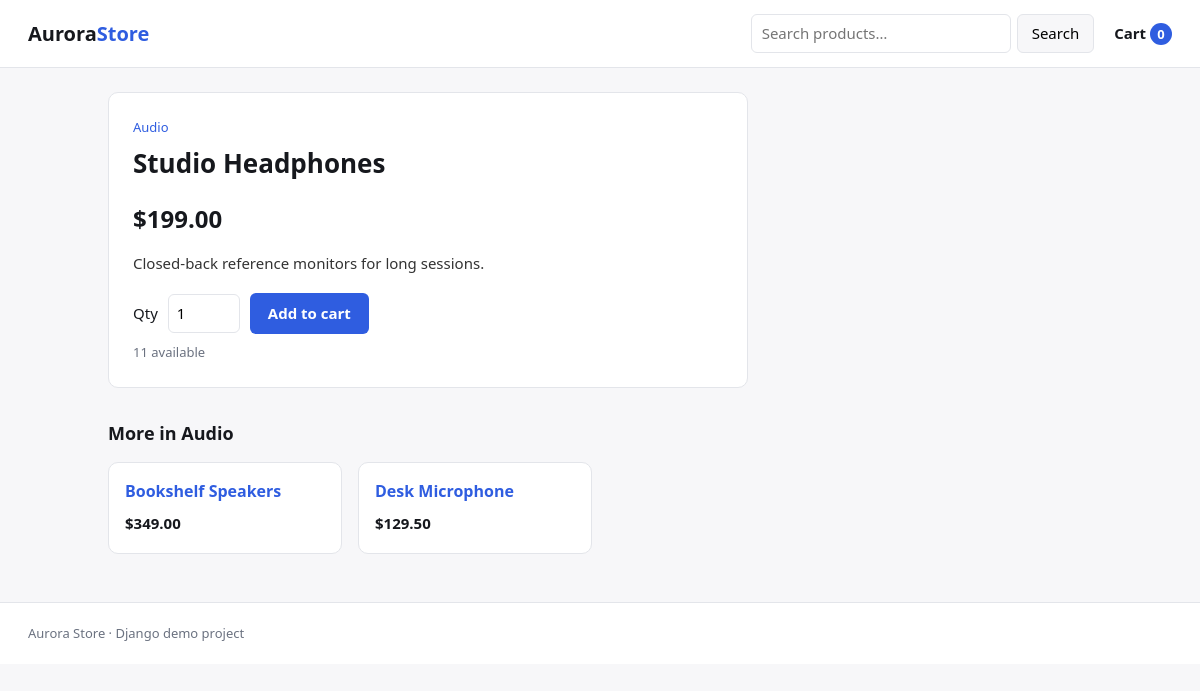
/product/studio-headphones/, run on the app's committed database.
### catalog/models.py (models this page shows, shortened)
class Product(models.Model):
    category = models.ForeignKey(
        Category, related_name="products", on_delete=models.PROTECT
    )
    name = models.CharField(max_length=200)
    slug = models.SlugField(max_length=200, unique=True)
    description = models.TextField(blank=True)
    price = models.DecimalField(max_digits=10, decimal_places=2)
    stock = models.PositiveIntegerField(default=0)
    is_active = models.BooleanField(default=True)
    created_at = models.DateTimeField(auto_now_add=True)
    updated_at = models.DateTimeField(auto_now=True)
    objects = ProductQuerySet.as_manager()
    class Meta:
        ordering = ["name"]
        indexes = [
            models.Index(fields=["is_active", "stock"]),
            models.Index(fields=["category", "name"]),
        ]
        constraints = [
            models.CheckConstraint(
                condition=models.Q(price__gte=Decimal("0.00")),
                name="product_price_non_negative",
            )
        ]
    @property
    def in_stock(self):
        return self.is_active and self.stock > 0
    def get_absolute_url(self):
        return reverse("catalog:product_detail", args=[self.slug])

class Category(models.Model):
    name = models.CharField(max_length=100, unique=True)
    slug = models.SlugField(max_length=100, unique=True)
    class Meta:
        ordering = ["name"]
        verbose_name_plural = "categories"
    def get_absolute_url(self):
        return reverse("catalog:product_list_by_category", args=[self.slug])

### catalog/views.py (the view)
# urls.py: path("product/<slug:slug>/", views.product_detail, name="product_detail"),
def product_detail(request, slug):
    product = get_object_or_404(
        Product.objects.select_related("category"), slug=slug, is_active=True
    )
    related = (
        Product.objects.available()
        .filter(category=product.category)
        .exclude(pk=product.pk)[:3]
    )
    return render(
        request,
        "catalog/product_detail.html",
        {"product": product, "related_products": related},
    )

### cart/cart.py (called while the page is built)
    def __len__(self):
        return sum(item["quantity"] for item in self.cart.values())

### cart/context_processors.py (called while the page is built)
def cart_summary(request):
    cart = Cart(request)
    return {"cart": cart, "cart_item_count": len(cart)}

### catalog/models.py (called while the page is built)
    def available(self):
        return self.filter(is_active=True, stock__gt=0)

### templates/catalog/product_detail.html (shortened to what this page needs)
{% extends "base.html" %}
{% block content %}
<article class="detail">
  <p class="crumb"><a href="{{ product.category.get_absolute_url }}">{{ product.category.name }}</a></p>
  <h1>{{ product.name }}</h1>
  <p class="price big">${{ product.price }}</p>
  <p class="desc">{{ product.description }}</p>
  {% if product.in_stock %}
    <form action="{% url 'cart:cart_add' product.id %}" method="post" class="add-form">
      <label for="id_quantity">Qty</label>
      <input type="number" name="quantity" id="id_quantity" value="1" min="1" max="20">
      <button type="submit" class="btn">Add to cart</button>
    </form>
    <p class="stock">{{ product.stock }} available</p>
  {% else %}
    <p class="out">Out of stock</p>
  {% endif %}
</article>
{% if related_products %}
  <section class="related">
    <h2>More in {{ product.category.name }}</h2>
    <div class="grid">
      {% for p in related_products %}
        <article class="card">
          <h3><a href="{{ p.get_absolute_url }}">{{ p.name }}</a></h3>
          <p class="price">${{ p.price }}</p>
        </article>
      {% endfor %}
    </div>
  </section>
{% endif %}
{% endblock %}

### static/css/site.css (style rules this page uses)
:root { --bg: #f7f7f9; --panel: #ffffff; --ink: #16181d; --muted: #6b7280; --line: #e3e5ea; --accent: #2f5de0; --accent-ink: #ffffff; --danger: #b4232a; --ok: #10663f; }
* { box-sizing: border-box; }
body { margin: 0; background: var(--bg); color: var(--ink); font: 15px/1.55 system-ui, -apple-system, "Segoe UI", Roboto, sans-serif; }
a { color: var(--accent); text-decoration: none; }
.search button, .btn, .link-btn { font: inherit; cursor: pointer; }
h1 { font-size: 26px; margin: 0 0 16px; }
h2 { font-size: 18px; }
.grid { display: grid; gap: 16px; grid-template-columns: repeat(auto-fill, minmax(210px, 1fr)); }
.card { background: var(--panel); border: 1px solid var(--line); border-radius: 10px; padding: 16px; }
.card h3 { margin: 0 0 6px; font-size: 16px; }
.price { font-weight: 700; margin: 8px 0 2px; }
.price.big { font-size: 24px; }
.stock { color: var(--muted); font-size: 13px; margin: 0; }
.detail { background: var(--panel); border: 1px solid var(--line); border-radius: 10px; padding: 24px; max-width: 640px; }
.crumb { margin: 0 0 6px; font-size: 13px; }
.desc { color: #333; }
.add-form { display: flex; align-items: center; gap: 10px; margin: 18px 0 8px; }
.add-form input[type="number"] { width: 72px; padding: 7px 8px; border: 1px solid var(--line); border-radius: 6px; font: inherit; }
.related { margin-top: 32px; }
.btn { display: inline-block; padding: 9px 18px; border: 0; border-radius: 6px; background: var(--accent); color: var(--accent-ink); font-weight: 600; }

### data on the page
Product: category.name "Audio", name "Studio Headphones", price "199.00", description "Closed-back reference monitors for long sessions.", stock "11"
Product: name "Bookshelf Speakers", price "349.00"
Product: name "Desk Microphone", price "129.50"

### other printed values
{{ cart_item_count }} "0"
